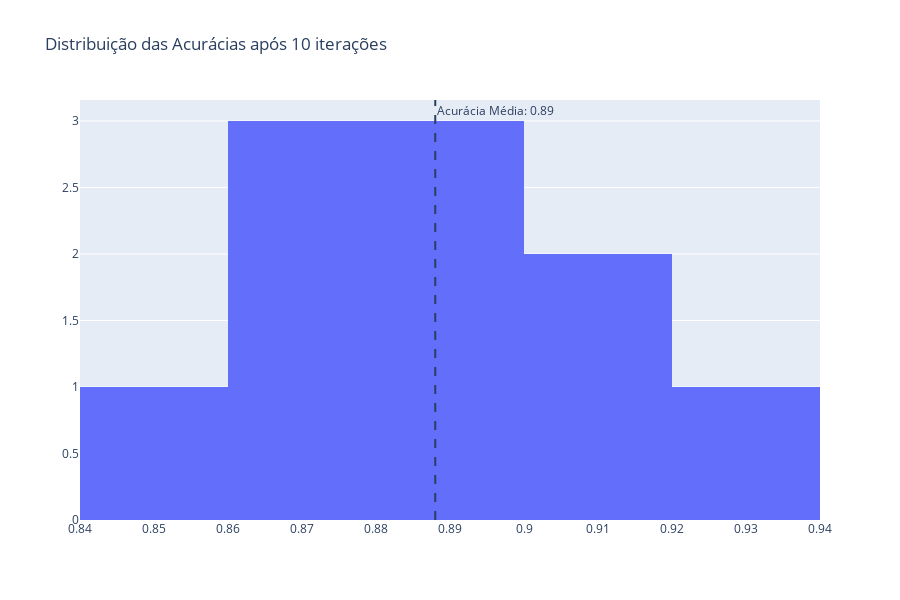

Notebook code cell kept with this figure:
### Code cell
knn_acc = knn_res['accuracies']

plot_accuracies(knn_acc)

### Figure 1 — Plotly figure (JSON) as saved in the notebook; plotly's stock layout.template omitted (floating-point values rounded to 4 significant figures)
{"data": [{"nbinsx": 5, "type": "histogram", "x": [0.9055, 0.8504, 0.874, 0.9291, 0.8661, 0.9055, 0.8976, 0.8819, 0.8968, 0.873]}], "layout": {"annotations": [{"showarrow": false, "text": "Acurácia Média: 0.89", "x": 0.888, "xanchor": "left", "xref": "x", "y": 1, "yanchor": "top", "yref": "y domain"}], "autosize": true, "height": 600, "shapes": [{"line": {"dash": "dash"}, "type": "line", "x0": 0.888, "x1": 0.888, "xref": "x", "y0": 0, "y1": 1, "yref": "y domain"}], "title": {"text": "Distribuição das Acurácias após 10 iterações"}, "xaxis": {"autorange": true, "range": [0.84, 0.94], "type": "linear"}, "yaxis": {"autorange": true, "range": [0, 3.158]}}}
